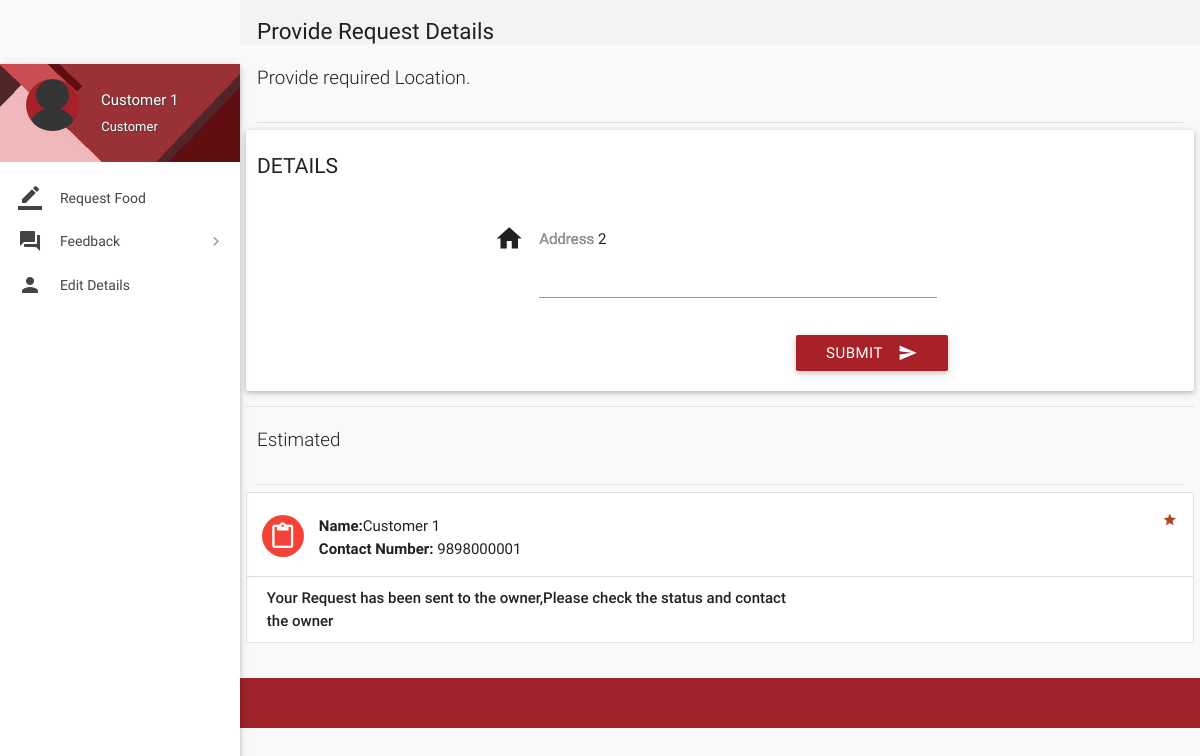
Page /place-order.php (signed in) on the committed database.
### tables this page shows
CREATE TABLE `users` (
  `id` int(11) NOT NULL,
  `role` varchar(15) NOT NULL DEFAULT 'Customer',
  `name` varchar(15) NOT NULL,
  `username` varchar(10) NOT NULL,
  `password` varchar(16) NOT NULL,
  `email` varchar(35) NULL,
  `address` varchar(300) NULL,
  `contact` bigint(11) NOT NULL,
  `verified` tinyint(1) NOT NULL DEFAULT '0',
  `deleted` tinyint(4) NOT NULL DEFAULT '0'
);

### includes/wallet.php (called while the page is built, shortened)
<?php
@$user_id=$_SESSION['user_id'];
 ?>

### includes/connect.php (called while the page is built, shortened)
<?php
@$role = $_SESSION['role'];
?>

### place-order.php (the view, shortened to what this page needs)
<?php
include 'includes/connect.php';
include 'includes/wallet.php';
	if($_SESSION['customer_sid']==session_id())
	{
$result = mysqli_query($con, "SELECT * FROM users where id = $user_id");
while($row = mysqli_fetch_array($result)){
$name = $row['name'];
$address = $row['address'];
$contact = $row['contact'];
$verified = $row['verified'];
}
		?>
<!DOCTYPE html>
<html lang="en">
<head>
  <link href="css/materialize.min.css" type="text/css" rel="stylesheet" media="screen,projection">
  <link href="css/style.min.css" type="text/css" rel="stylesheet" media="screen,projection">
  <link href="css/custom/custom.min.css" type="text/css" rel="stylesheet" media="screen,projection">
  <link href="js/plugins/perfect-scrollbar/perfect-scrollbar.css" type="text/css" rel="stylesheet" media="screen,projection">
</head>
<body>
  <div id="main">
    <div class="wrapper">
      <aside id="left-sidebar-nav">
        <ul id="slide-out" class="side-nav fixed leftside-navigation">
            <li class="user-details cyan darken-2">
            <div class="row">
                <div class="col col s4 m4 l4">
                    <img src="images/avatar.jpg" alt="" class="circle responsive-img valign profile-image">
                </div>
                <div class="col col s8 m8 l8">
                    <a class="btn-flat dropdown-button waves-effect waves-light white-text profile-btn" href="#" data-activates="profile-dropdown"><?php echo $name;?> <i class="mdi-navigation-arrow-drop-down right"></i></a>
                    <p class="user-roal"><?php echo $role;?></p>
                </div>
            </div>
            </li>
            <li class="bold"><a href="index.php" class="waves-effect waves-cyan"><i class="mdi-editor-border-color"></i>Request Food</a>
            </li>
                <li class="no-padding">
                    <ul class="collapsible collapsible-accordion">
                        <li class="bold"><a class="collapsible-header waves-effect waves-cyan"><i class="mdi-action-question-answer"></i>Feedback</a>
                        </li>
                    </ul>
                </li>
            <li class="bold"><a href="details.php" class="waves-effect waves-cyan"><i class="mdi-social-person"></i> Edit Details</a>
            </li>
        </ul>
        </aside>
      <section id="content">
        <div id="breadcrumbs-wrapper">
          <div class="container">
            <div class="row">
              <div class="col s12 m12 l12">
                <h5 class="breadcrumbs-title">Provide Request Details</h5>
              </div>
            </div>
          </div>
        </div>
				<div class="container">
          <p class="caption">Provide required Location.</p>
          <div class="divider"></div>
            <div class="row">
              <div class="col s12 m4 l3">
                <h4 class="header">Details</h4>
              </div>
<div>
                <div class="card-panel">
                  <div class="row">
                    <form class="formValidate col s12 m12 l6" id="formValidate" method="post" action="confirm-order.php" novalidate="novalidate">
                      <div class="row">
                        <div class="input-field col s12">
									<option value="Wallet" selected></option>
									<option value="" <?php if(!$verified) echo 'disabled';?>></option>
                        </div>
                      </div>
                      <div class="row">
                        <div class="input-field col s12">
                          <i class="mdi-action-home prefix"></i>
							<textarea name="address" id="address" class="materialize-textarea validate" data-error=".errorTxt1"><?php echo $address;?></textarea>
							<label for="address" class="">Address</label>
                        </div>
                      </div>
                      <div class="row">
                        <div class="row">
                          <div class="input-field col s12">
                            <button class="btn cyan waves-effect waves-light right" type="submit" name="action">Submit
                              <i class="mdi-content-send right"></i>
                            </button>
                          </div>
                        </div>
                      </div>
                    </form>
                  </div>
                </div>
              </div>
            <div class="divider"></div>
          </div>
      </div>
        <div class="container">
          <p class="caption">Estimated </p>
          <div class="divider"></div>
<div id="work-collections" class="seaction">
<div class="row">
<div>
<ul id="issues-collection" class="collection">
<?php
    echo '<li class="collection-item avatar">
        <i class="mdi-content-content-paste red circle"></i>
        <p><strong>Name:</strong>'.$name.'</p>
		<p><strong>Contact Number:</strong> '.$contact.'</p>
        <a href="#" class="secondary-content"><i class="mdi-action-grade"></i></a>';
    echo '<li class="collection-item">
        <div class="row">
            <div class="col s7">
                <p class="collections-title">Your Request has been sent to the owner,Please check the status and contact the owner</p>
            </div>
            <div class="col s2">
                <span>&nbsp;</span>
            </div>
        </div>
    </li>';
?>
</ul>
                </div>
				</div>
                </div>
              </div>
            </div>
        </div>
  <footer class="page-footer">
    <div class="footer-copyright">
    </div>
  </footer>
</body>
</html>
<?php
	}
?>

### rows in the picture
users: name "Customer 1", address "Address 2", contact "9898000001"

### other values in the picture
$role "Customer"
